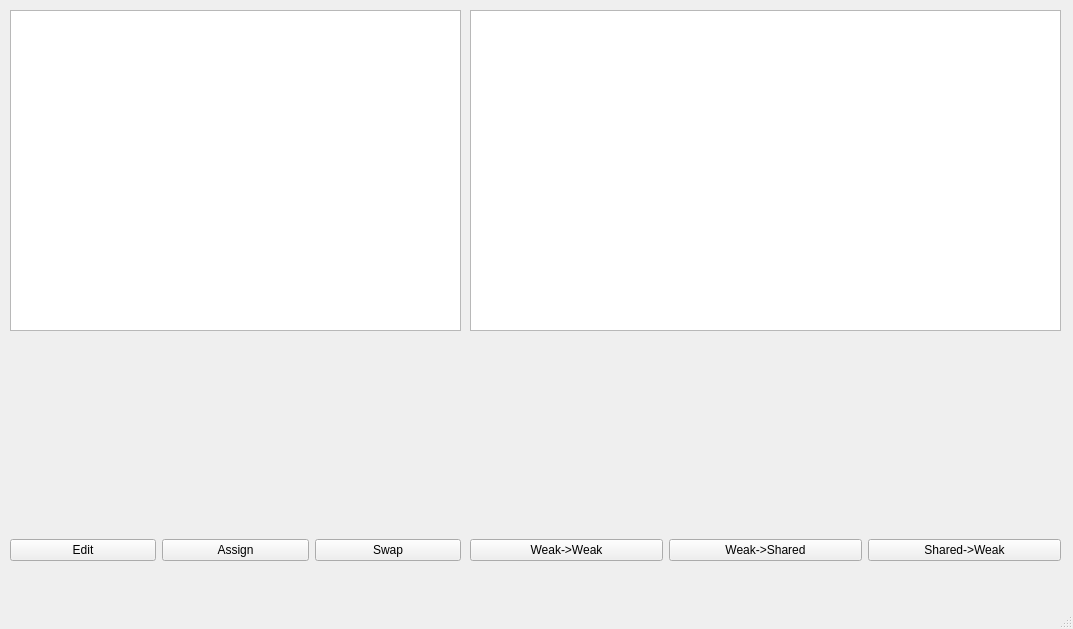
<?xml version="1.0" encoding="UTF-8"?>
<ui version="4.0">
 <class>MainWindow</class>
 <widget class="QMainWindow" name="MainWindow">
  <property name="geometry">
   <rect>
    <x>0</x>
    <y>0</y>
    <width>1073</width>
    <height>629</height>
   </rect>
  </property>
  <property name="windowTitle">
   <string>MyShared_ptr</string>
  </property>
  <widget class="QWidget" name="centralwidget">
   <widget class="QTableView" name="SharedTable">
    <property name="geometry">
     <rect>
      <x>10</x>
      <y>10</y>
      <width>451</width>
      <height>321</height>
     </rect>
    </property>
    <property name="editTriggers">
     <set>QAbstractItemView::NoEditTriggers</set>
    </property>
   </widget>
   <widget class="QWidget" name="layoutWidget">
    <property name="geometry">
     <rect>
      <x>10</x>
      <y>530</y>
      <width>451</width>
      <height>41</height>
     </rect>
    </property>
    <layout class="QGridLayout" name="gridLayout">
     <item row="0" column="0">
      <widget class="QPushButton" name="EditSharedButton">
       <property name="text">
        <string>Edit</string>
       </property>
      </widget>
     </item>
     <item row="0" column="1">
      <widget class="QPushButton" name="AssignButton">
       <property name="text">
        <string>Assign</string>
       </property>
      </widget>
     </item>
     <item row="0" column="2">
      <widget class="QPushButton" name="SwapSharedButton">
       <property name="text">
        <string>Swap</string>
       </property>
      </widget>
     </item>
    </layout>
   </widget>
   <widget class="QTableView" name="WeakTable">
    <property name="geometry">
     <rect>
      <x>470</x>
      <y>10</y>
      <width>591</width>
      <height>321</height>
     </rect>
    </property>
    <property name="editTriggers">
     <set>QAbstractItemView::NoEditTriggers</set>
    </property>
   </widget>
   <widget class="QWidget" name="layoutWidget">
    <property name="geometry">
     <rect>
      <x>470</x>
      <y>530</y>
      <width>591</width>
      <height>41</height>
     </rect>
    </property>
    <layout class="QHBoxLayout" name="horizontalLayout">
     <item>
      <widget class="QPushButton" name="WeakToWeakButton">
       <property name="text">
        <string>Weak-&gt;Weak</string>
       </property>
      </widget>
     </item>
     <item>
      <widget class="QPushButton" name="WeakToSharedButton">
       <property name="text">
        <string>Weak-&gt;Shared</string>
       </property>
      </widget>
     </item>
     <item>
      <widget class="QPushButton" name="SharedToWeakButton">
       <property name="text">
        <string>Shared-&gt;Weak</string>
       </property>
      </widget>
     </item>
    </layout>
   </widget>
  </widget>
  <widget class="QMenuBar" name="menubar">
   <property name="geometry">
    <rect>
     <x>0</x>
     <y>0</y>
     <width>1073</width>
     <height>17</height>
    </rect>
   </property>
  </widget>
  <widget class="QStatusBar" name="statusbar"/>
 </widget>
 <resources/>
 <connections/>
</ui>
